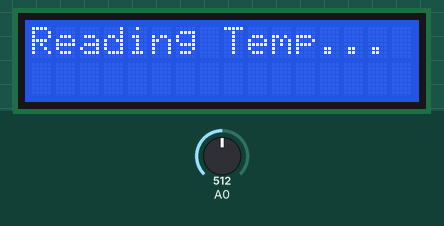
Simulated run of this sketch. Board: Arduino Uno, built with avr-gcc and run on an emulated ATmega328P. Shown: 16×2 character LCD. The test bench sets the inputs (shaded band); at power-on: A0 = 512.

Above: at 0.1 s.
At 10.13 s:
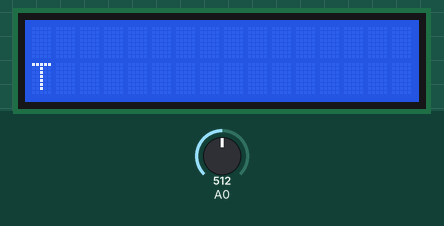
At 10.63 s:
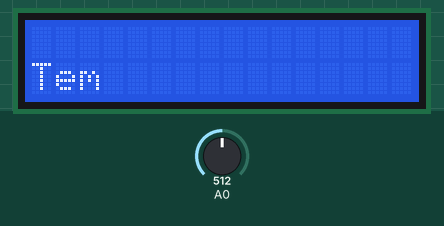

The sketch:

Digital_thermometer.ino
```cpp
#include <LiquidCrystal.h> // include the library

#define B 3950  // Thermistor B value

LiquidCrystal lcd(5, 6, 10, 11, 12, 13);
char temp[] = "Temp: ";

void setup() {
  Serial.begin(9600);
  lcd.begin(16, 2);  // Set up the LCD's columns and rows
}

void loop() {
  lcd.setCursor(0, 0);
  lcd.print("Reading Temp...");

  static unsigned long previousMillis = 0;

  int a = analogRead(A0);  // Read thermistor value
  float R0 = 10000.0;
  float R = R0 * (1023.0 / a - 1.0);
  float temperature = 1.0 / (log(R / R0) / B + 1.0 / 298.15) - 273.15;

  if (millis() - previousMillis >= 10000) {
    previousMillis += 10000;

    lcd.clear();
    lcd.setCursor(0, 1);

    for (int i = 0; i < 6; i++) {
      lcd.print(temp[i]);
      delay(250);
    }

    lcd.print(temperature, 1); // Print temperature with 1 decimal place
    lcd.print(" C");
    delay(2000);
    lcd.clear();
  }
}
```

Measured:
- by itself, everything shown: repeats every 10.0 s, in 8 steps
